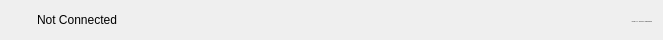
     <widget class="QWidget" name="widget_sub_bar" native="true">
      <property name="minimumSize">
       <size>
        <width>421</width>
        <height>40</height>
       </size>
      </property>
      <property name="maximumSize">
       <size>
        <width>16777215</width>
        <height>40</height>
       </size>
      </property>
      <property name="styleSheet">
       <string notr="true">QLabel[objectName=&quot;lbl_connection_status&quot;]{
	color:#f0f0f0;
	font-size:10px;
}

QLabel[objectName=&quot;lbl_datetime&quot;]{
	color:#f0f0f0;
	font-size:11px;
}</string>
      </property>
      <layout class="QHBoxLayout" name="horizontalLayout_8">
       <item>
        <widget class="QLabel" name="lbl_connection_icon">
         <property name="minimumSize">
          <size>
           <width>20</width>
           <height>10</height>
          </size>
         </property>
         <property name="maximumSize">
          <size>
           <width>20</width>
           <height>10</height>
          </size>
         </property>
         <property name="toolTip">
          <string>Status of database connection</string>
         </property>
         <property name="text">
          <string/>
         </property>
         <property name="pixmap">
          <pixmap resource="../icons_source.qrc">:/newSource/icons/red_dot.png</pixmap>
         </property>
         <property name="scaledContents">
          <bool>true</bool>
         </property>
        </widget>
       </item>
       <item>
        <widget class="QLabel" name="lbl_connection_status">
         <property name="minimumSize">
          <size>
           <width>80</width>
           <height>16</height>
          </size>
         </property>
         <property name="maximumSize">
          <size>
           <width>80</width>
           <height>16</height>
          </size>
         </property>
         <property name="toolTip">
          <string>Status of database connection</string>
         </property>
         <property name="text">
          <string>Not Connected</string>
         </property>
        </widget>
       </item>
       <item>
        <spacer name="horizontalSpacer_4">
         <property name="orientation">
          <enum>Qt::Horizontal</enum>
         </property>
         <property name="sizeHint" stdset="0">
          <size>
           <width>289</width>
           <height>19</height>
          </size>
         </property>
        </spacer>
       </item>
       <item>
        <widget class="QLabel" name="lbl_datetime">
         <property name="minimumSize">
          <size>
           <width>240</width>
           <height>21</height>
          </size>
         </property>
         <property name="maximumSize">
          <size>
           <width>0</width>
           <height>21</height>
          </size>
         </property>
         <property name="font">
          <font>
           <pointsize>-1</pointsize>
          </font>
         </property>
         <property name="text">
          <string>DD:MM:YYYY - HH:MM:SS - DDDDDDDDDD</string>
         </property>
         <property name="alignment">
          <set>Qt::AlignRight|Qt::AlignTrailing|Qt::AlignVCenter</set>
         </property>
         <property name="wordWrap">
          <bool>true</bool>
         </property>
        </widget>
       </item>
      </layout>
     </widget>
